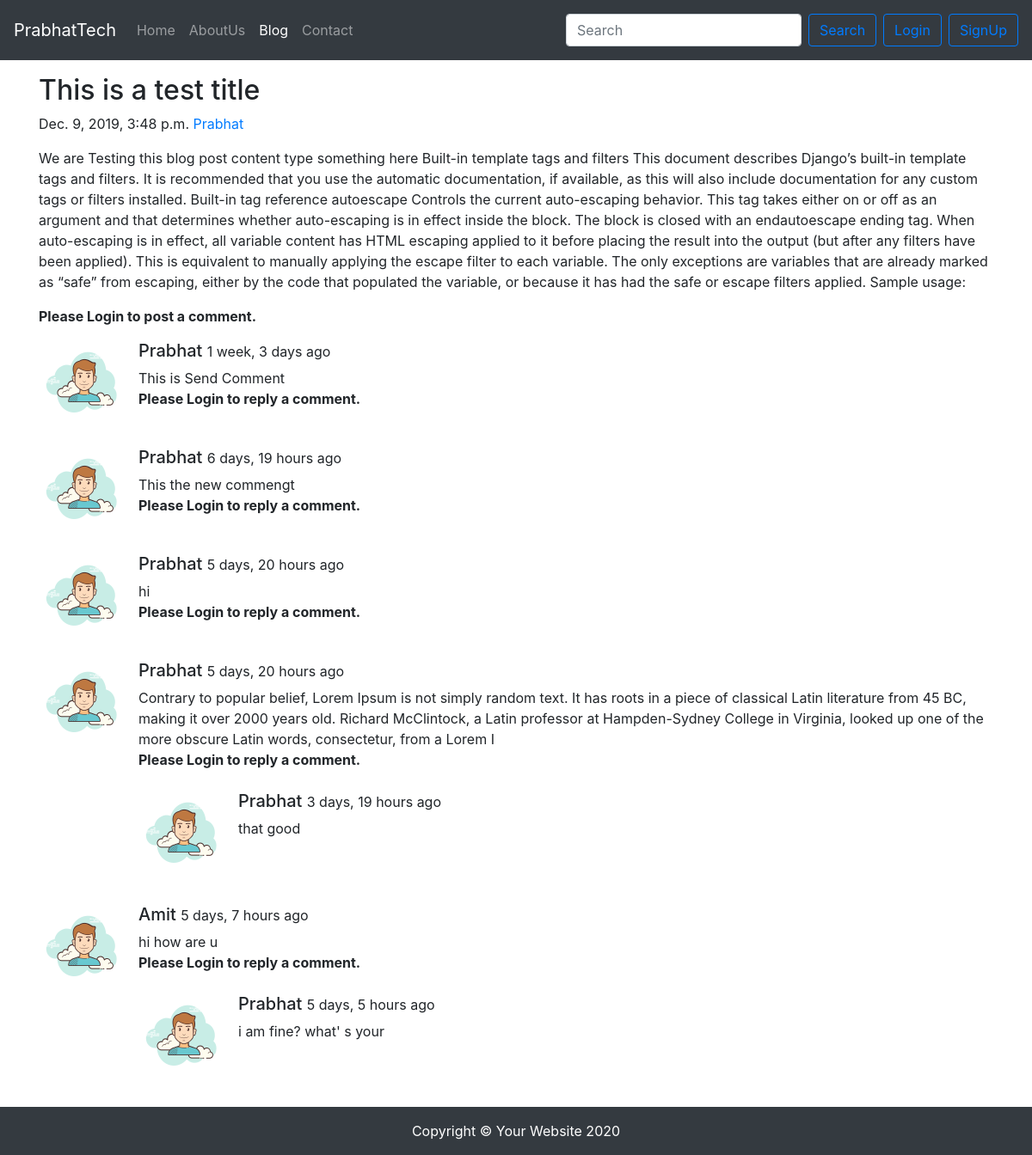
/blog/first-slug, run on the app's committed database.
### blog/models.py (models this page shows, shortened)
class Post(models.Model):
    sno = models.AutoField(primary_key=True)
    title = models.CharField(max_length=500)
    content = models.TextField()
    author = models.CharField(max_length=100)
    slug =  models.CharField(max_length=130)
    timestamp = models.DateTimeField()

class BlogComment(models.Model):
    sno = models.AutoField(primary_key=True)
    comment = models.TextField()
    user = models.ForeignKey(User,on_delete=models.CASCADE)
    post = models.ForeignKey(Post, on_delete=models.CASCADE)
    parent = models.ForeignKey('self',on_delete=models.CASCADE, null=True)
    timestamp = models.DateTimeField(default=now)
    def __str__(self):
        return self.comment

### blog/views.py (the view)
# urls.py: path('<str:slug>',views.blogPost , name="blogPost" ),
def blogPost(request, slug):
    post = Post.objects.filter(slug=slug).first()
    comments = BlogComment.objects.filter(post=post, parent=None)
    replies = BlogComment.objects.filter(post=post).exclude(parent=None)
    replyDict = {}
    for reply in replies:
        if reply.parent.sno not in replyDict.keys():
            replyDict[reply.parent.sno] = [reply]
        else:
            replyDict[reply.parent.sno].append(reply)
    print(replyDict)
    context = {'post':post, 'comments':comments, 'user':request.user,'replyDict':replyDict,'replies':replies}
    return render(request,'blog/blogPost.html', context)

### blog/templatetags/extras.py (called while the page is built)
@register.filter(name='get_val')
def get_val(dict,key):
    return dict.get(key)

### templates/blog/blogPost.html (shortened to what this page needs)
{% extends 'base.html' %}
{% block blogactive %} active {% endblock %}
{% block body %}
{% load humanize %}
{% load extras %}
  <div class="container my-3">
          <h2 class="blog-post-title">{{post.title}}</h2>
          <p class="blog-post-meta">{{post.timestamp}} <a href="/about">{{post.author}}</a></p>
          <p>{{post.content}}</p>
        </div>
        <div class="container">
        {% if user.is_authenticated %}
          <div class="card my-4">
            <h5 class="card-header">Leave a Comment:</h5>
            <div class="card-body">
              <form action="/blog/postComment" method="post">
                {% csrf_token %}
                  <input type="hidden" name="postSno" value="{{post.sno}}">
                <div class="form-group">
                  <textarea class="form-control" name="comment" rows="3"></textarea>
                </div>
                <button type="submit" class="btn btn-primary">Submit</button>
              </form>
            </div>
          </div>
          <h5 class="card-header my-4">Total Comment ({{comments.count}})</h5>
          <form >
          {% else %}
          <p><b>Please Login to post a comment.</b></p>
        {% endif %}
          {% for comment in comments %}
          <div class="media mb-4">
            <img class="d-flex mr-3 rounded-circle " src="../static/user.png" alt="" height="100px">
            <div class="media-body">
              <h5 class="mt-0">{{comment.user.username|title}} <small>{{comment.timestamp|naturaltime }}</small></h5>
              {{comment.comment}}
              {% if user.is_authenticated %}
                  <button class="btn btn-primary btn-sm" type="button" data-toggle="collapse"
                          data-target="#openReply_{{comment.sno}}" aria-expanded="false" aria-controls="collapseExample">
                          Add Reply </button>
                          {% else %}
                          <p><b>Please Login to reply a comment.</b></p>
                    {% endif %}
                      <div class="replies my-2">
                        {% for reply in replyDict|get_val:comment.sno %}
                          <div class="media mt-4">
                            <img class="d-flex mr-3 rounded-circle" src="../static/user.png" alt="" height="100px">
                            <div class="media-body">
                              <h5 class="mt-0">{{reply.user|title}}
                              <small>{{reply.timestamp|naturaltime }}</small></h5>
                              {{reply.comment}}
                          </div>
                          </div>
                        {% endfor %}
                      </div>
            </div>
          </div>
          {% endfor %}
        </div>
{% endblock body %}

### data on the page
Post: title "This is a test title", timestamp "Dec. 9, 2019, 3:48 p.m.", author "Prabhat", content "We are Testing this blog post content type something here Built-in template tags and filters This document describes Django’s built-in template tags and filters. It is recommended that you use the automatic documentation, if available, as this will also include documentation for any custom tags or filters installed. Built-in tag reference autoescape Controls the current auto-escaping behavior. This tag takes either on or off as an argument and that determines whether auto-escaping is in effect inside the block. The block is closed with an endautoescape ending tag. When auto-escaping is in effect, all variable content has HTML escaping applied to it before placing the result into the output…"
BlogComment: user.username "Prabhat", timestamp "1 week, 3 days ago", comment "This is Send Comment"
BlogComment: user.username "Prabhat", timestamp "6 days, 19 hours ago", comment "This the new commengt"
BlogComment: user.username "Prabhat", timestamp "5 days, 20 hours ago", comment "hi"
BlogComment: user.username "Prabhat", timestamp "5 days, 20 hours ago", comment "Contrary to popular belief, Lorem Ipsum is not simply random text. It has roots in a piece of classical Latin literature from 45 BC, making it over 2000 years old. Richard McClintock, a Latin professor at Hampden-Sydney College in Virginia, looked up one of the more obscure Latin words, consectetur, from a Lorem I"
BlogComment: user "Prabhat", timestamp "3 days, 19 hours ago", comment "that good"
BlogComment: user.username "Amit", timestamp "5 days, 7 hours ago", comment "hi how are u"
BlogComment: user "Prabhat", timestamp "5 days, 5 hours ago", comment "i am fine? what' s your"
